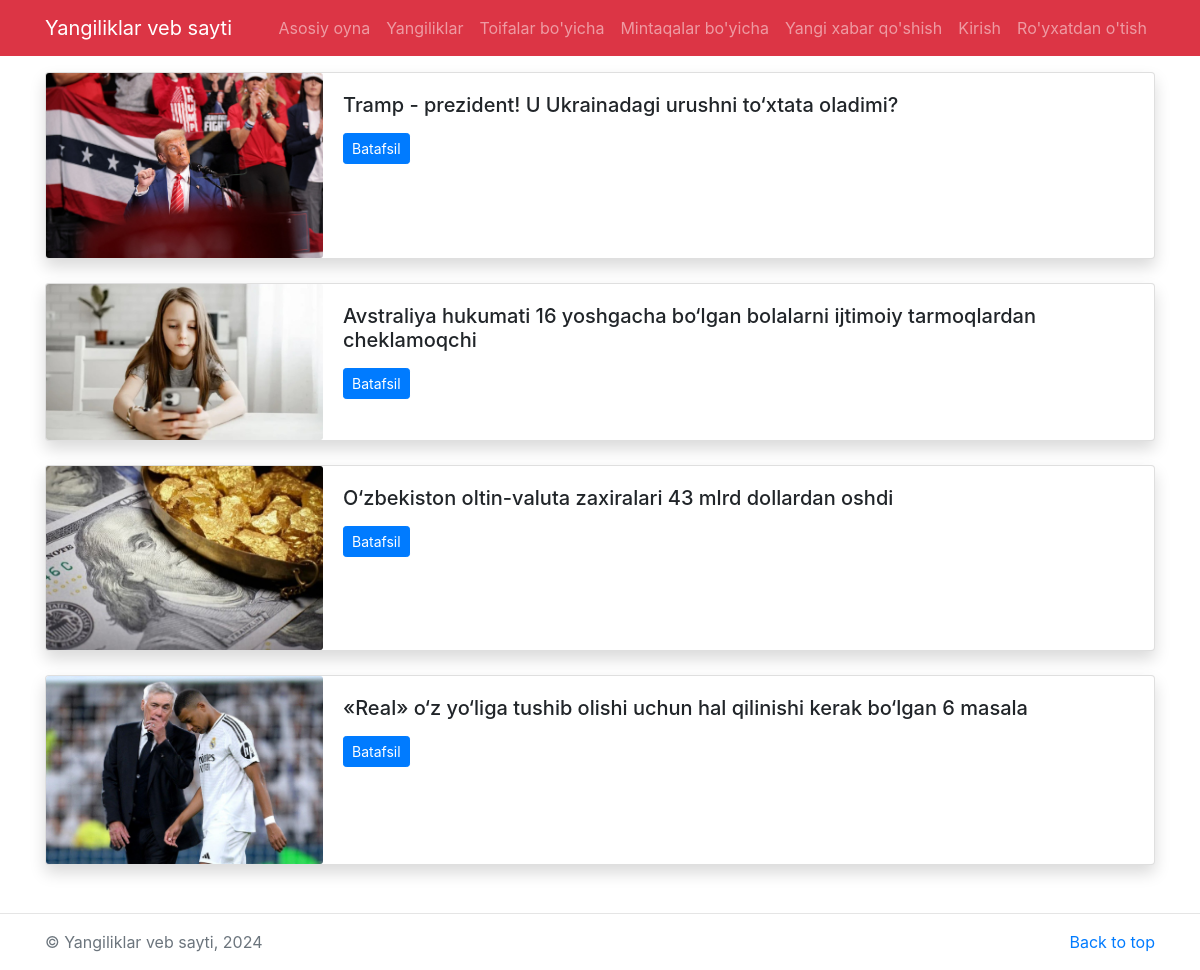
The app's page /all-news with its own data.
### news/models.py (models this page shows, shortened)
class New(models.Model):
    category = models.ForeignKey(Category, on_delete=models.CASCADE)
    region = models.ForeignKey(Region, on_delete=models.CASCADE, blank=True, null=True)
    title = models.CharField(max_length=300)
    text = models.TextField()
    image = models.ImageField(upload_to='images/')
    date = models.DateField(auto_now=True)
    author = models.ForeignKey('auth.User', on_delete=models.CASCADE)

### news/views.py (the view)
# urls.py: path('all-news', all_news, name='all_news'),
def all_news(request):
    all_news = New.objects.all()
    return render(request, 'all-news.html', {
        'all_news': all_news
    })

### templates/all-news.html (shortened to what this page needs)
{% extends 'base.html' %}
{% block content%}
<main class="container mt-3 mb-5">
	{% for news in all_news %}
	<div class="card mb-4 shadow">
	  <div class="row no-gutters">
	    <div class="col-md-3">
	      <img src="/media/{{news.image}}" class="card-img" alt="{{news.title}}">
	    </div>
	    <div class="col-md-8">
	      <div class="card-body">
	        <h5 class="card-title">{{news.title}}</h5>
	        <p class="card-text"><a href="/detail/{{news.id}}" class="btn btn-sm btn-primary">Batafsil</a></p>
	      </div>
	    </div>
	  </div>
	</div>
{% endfor %}
</main>
{% endblock%}

### records on screen
New: image (picture), title "Tramp - prezident! U Ukrainadagi urushni to‘xtata oladimi?"
New: image (picture), title "Avstraliya hukumati 16 yoshgacha bo‘lgan bolalarni ijtimoiy tarmoqlardan cheklamoqchi"
New: image (picture), title "O‘zbekiston oltin-valuta zaxiralari 43 mlrd dollardan oshdi"
New: image (picture), title "«Real» o‘z yo‘liga tushib olishi uchun hal qilinishi kerak bo‘lgan 6 masala"
